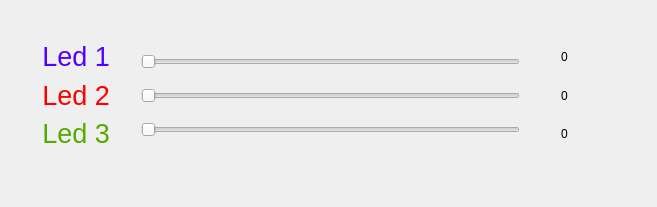
<?xml version="1.0" encoding="UTF-8"?>
<ui version="4.0">
 <class>Dialog</class>
 <widget class="QDialog" name="Dialog">
  <property name="geometry">
   <rect>
    <x>0</x>
    <y>0</y>
    <width>657</width>
    <height>207</height>
   </rect>
  </property>
  <property name="windowTitle">
   <string>Dialog</string>
  </property>
  <widget class="QWidget" name="layoutWidget">
   <property name="geometry">
    <rect>
     <x>20</x>
     <y>30</y>
     <width>101</width>
     <height>131</height>
    </rect>
   </property>
   <layout class="QVBoxLayout" name="verticalLayout">
    <item>
     <widget class="QLabel" name="label_Led1">
      <property name="layoutDirection">
       <enum>Qt::LeftToRight</enum>
      </property>
      <property name="text">
       <string>&lt;html&gt;&lt;head/&gt;&lt;body&gt;&lt;p&gt;&lt;span style=&quot; font-size:20pt; color:#5500ff;&quot;&gt;Led 1&lt;/span&gt;&lt;/p&gt;&lt;/body&gt;&lt;/html&gt;</string>
      </property>
      <property name="alignment">
       <set>Qt::AlignRight|Qt::AlignTrailing|Qt::AlignVCenter</set>
      </property>
     </widget>
    </item>
    <item>
     <widget class="QLabel" name="label_Led2">
      <property name="text">
       <string>&lt;html&gt;&lt;head/&gt;&lt;body&gt;&lt;p&gt;&lt;span style=&quot; font-size:20pt; color:#ff0000;&quot;&gt;Led 2&lt;/span&gt;&lt;/p&gt;&lt;/body&gt;&lt;/html&gt;</string>
      </property>
      <property name="alignment">
       <set>Qt::AlignRight|Qt::AlignTrailing|Qt::AlignVCenter</set>
      </property>
     </widget>
    </item>
    <item>
     <widget class="QLabel" name="label_Led3">
      <property name="text">
       <string>&lt;html&gt;&lt;head/&gt;&lt;body&gt;&lt;p&gt;&lt;span style=&quot; font-size:20pt; color:#55aa00;&quot;&gt;Led 3&lt;/span&gt;&lt;/p&gt;&lt;/body&gt;&lt;/html&gt;</string>
      </property>
      <property name="alignment">
       <set>Qt::AlignRight|Qt::AlignTrailing|Qt::AlignVCenter</set>
      </property>
     </widget>
    </item>
   </layout>
  </widget>
  <widget class="QWidget" name="layoutWidget">
   <property name="geometry">
    <rect>
     <x>130</x>
     <y>30</y>
     <width>401</width>
     <height>131</height>
    </rect>
   </property>
   <layout class="QVBoxLayout" name="verticalLayout_2">
    <item>
     <widget class="QSlider" name="horizontalSlider_Led1">
      <property name="enabled">
       <bool>true</bool>
      </property>
      <property name="maximum">
       <number>255</number>
      </property>
      <property name="orientation">
       <enum>Qt::Horizontal</enum>
      </property>
     </widget>
    </item>
    <item>
     <widget class="QSlider" name="horizontalSlider_Led2">
      <property name="maximum">
       <number>255</number>
      </property>
      <property name="orientation">
       <enum>Qt::Horizontal</enum>
      </property>
     </widget>
    </item>
    <item>
     <widget class="QSlider" name="horizontalSlider_Led3">
      <property name="maximum">
       <number>255</number>
      </property>
      <property name="orientation">
       <enum>Qt::Horizontal</enum>
      </property>
     </widget>
    </item>
   </layout>
  </widget>
  <widget class="QWidget" name="layoutWidget">
   <property name="geometry">
    <rect>
     <x>550</x>
     <y>30</y>
     <width>91</width>
     <height>131</height>
    </rect>
   </property>
   <layout class="QVBoxLayout" name="verticalLayout_3">
    <item>
     <widget class="QLabel" name="label_Led1_Value">
      <property name="text">
       <string>0</string>
      </property>
     </widget>
    </item>
    <item>
     <widget class="QLabel" name="label_Led2_Value">
      <property name="text">
       <string>0</string>
      </property>
     </widget>
    </item>
    <item>
     <widget class="QLabel" name="label_Led3_Value">
      <property name="text">
       <string>0</string>
      </property>
     </widget>
    </item>
   </layout>
  </widget>
 </widget>
 <layoutdefault spacing="6" margin="11"/>
 <resources/>
 <connections/>
</ui>
